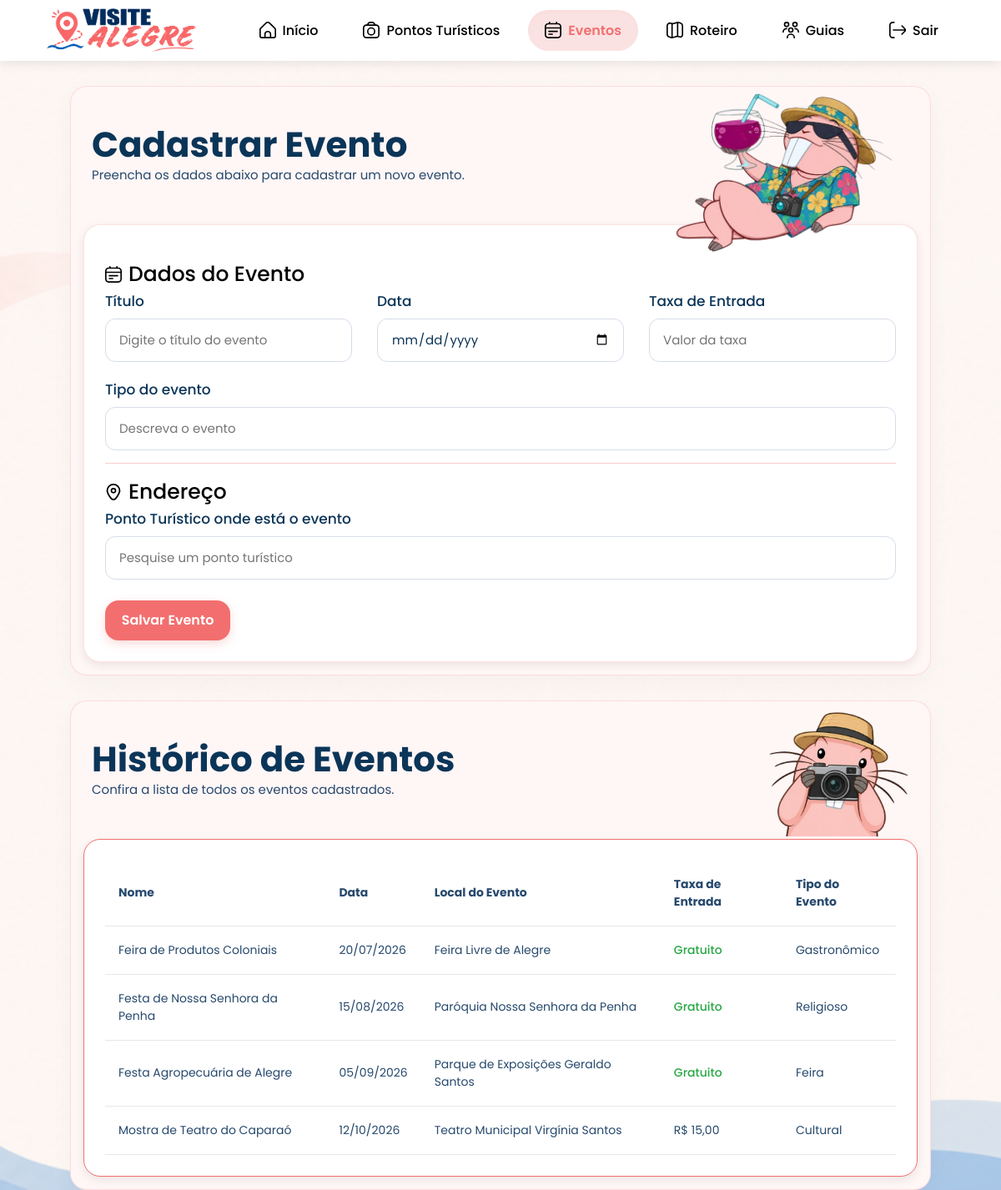
Screenshot of /sistema/eventos.php with the database file from the repository.
### tables this page shows
CREATE TABLE Evento
(
  idEvento INTEGER AUTO_INCREMENT NOT NULL,
  idPontoTuristico INTEGER NOT NULL,
  dataEvento DATETIME NOT NULL,
  taxaEntrada DECIMAL(5,2) DEFAULT 0 NOT NULL,
  tipoEvento VARCHAR(45) NOT NULL,
  titulo VARCHAR(200) NOT NULL,
  CONSTRAINT pkEvento PRIMARY KEY (idEvento),
  CONSTRAINT fkEventoPontoTuristico FOREIGN KEY (idPontoTuristico) REFERENCES PontoTuristico (idPontoTuristico)
);

CREATE TABLE PontoTuristico
(
  idPontoTuristico INTEGER AUTO_INCREMENT NOT NULL,
  idEndereco INTEGER NOT NULL,
  nome VARCHAR(200) NOT NULL,
  descricao VARCHAR(200),
  taxaEntrada DECIMAL(5,2) DEFAULT 0 NOT NULL,
  telefone VARCHAR(11),
  site VARCHAR(200),
  horarioFuncionamentoInicio TIME NOT NULL,
  horarioFuncionamentoFim TIME NOT NULL,
  CONSTRAINT pkPontoTuristico PRIMARY KEY (idPontoTuristico),
  CONSTRAINT fkPontoTuristicoEndereco FOREIGN KEY (idEndereco) REFERENCES Endereco (idEndereco)
);

### sistema/eventos.php (the view, shortened to what this page needs)
<?php include_once 'conexao.php'; ?>
<!DOCTYPE html>
<html lang="pt-BR">
<head>
    <link rel="stylesheet" href="style.css">
</head>
<body>
    <header>
        <div class="title"><a href="inicio.php"><img src="img/VisiteAlegreLogo.png" alt=""></a></div>
        <menu>
            <nav>
                <a href="inicio.php"><img src="img/inicio.svg" alt=""><span>Início</span></a>
                <a href="pontos.php"><img src="img/pontos.svg" alt=""><span>Pontos Turísticos</span></a>
                <a href="eventos.php" class="ativo"><img src="img/eventos.svg" alt=""><span>Eventos</span></a>
                <a href="roteiro.php"><img src="img/roteiro.svg" alt=""><span>Roteiro</span></a>
                <a href="guias.php"><img src="img/guias.svg" alt=""><span>Guias</span></a>
                <a href="login.php"><img src="img/sair.svg" alt=""><span>Sair</span></a>
            </nav>
        </menu>
    </header>
    <main>
        <div class="painel-guia">
            <div class="cabecalho-guia">
                <div class="bemvindo-texto">
                    <h2>Cadastrar Evento</h2>
                    <p>Preencha os dados abaixo para cadastrar um novo evento.</p>
                </div>
                <div class="guia-imagem-evento">
                    <img src="img/RatopeiraEvento.png" alt="">
                </div>
            </div>
            <form method="POST">
                <div class="cadastro">
                    <div class="titulo">
                        <img src="img/eventos.svg" alt="">
                        <h2>Dados do Evento</h2>
                    </div>
                    <div class="dados-guias">
                        <div class="cima">
                            <div class="dado-guia">
                                <label for="nome">Título</label>
                                <input type="text" id="titulo" name="titulo" placeholder="Digite o título do evento">
                            </div>
                            <div class="dado-guia">
                                <label for="date">Data</label>
                                <input type="date" id="date" name="date">
                            </div>
                            <div class="dado-guia">
                                <label for="number">Taxa de Entrada</label>
                                <input type="number" id="number" name="number" placeholder="Valor da taxa">
                            </div>
                        </div>
                        <div class="baixo">
                            <div class="dado-guia">
                                <div class="dado-guia">
                                    <label for="nome">Tipo do evento</label>
                                    <input type="text" id="tipoEvento" name="tipoEvento" placeholder="Descreva o evento">
                                </div>
                            </div>
                        </div>
                    </div>
                    <div class="titulo linha">
                        <img src="img/local.svg" alt="">
                        <h2>Endereço</h2>
                    </div>
                    <div class="dados-endereco">
                        <div class="cima">
                            <div class="dado-guia">
                                <label for="ponto-turistico">
                                    Ponto Turístico onde está o evento
                                </label>
                                <input
                                    list="pontos-turisticos"
                                    id="ponto-turistico"
                                    name="ponto-turistico"
                                    placeholder="Pesquise um ponto turístico"
                                >
                            </div>
                        </div>
                    </div>
                    <button type="submit" class="salvar">
                        <p>Salvar Evento</p>
                    </button>
                </div>
            </form>
        </div>
        <div class="painel-guia" id="historico">
            <div class="cabecalho-guia">
                <div class="bemvindo-texto">
                    <h2>Histórico de Eventos</h2>
                    <p>Confira a lista de todos os eventos cadastrados.</p>
                </div>
                <div class="guia-imagem">
                    <img src="img/ratopeiraCamera.png" alt="">
                </div>
            </div>
            <div class="lista">
                <div class="tabela">
                    <table>
                        <tr>
                            <td><b>Nome</b></td>
                            <td><b>Data</b></td>
                            <td><b>Local do Evento</b></td>
                            <td><b>Taxa de Entrada</b></td>
                            <td><b>Tipo do Evento</b></td>
                        </tr>
                        <?php
                        try {
                            $sqlEventos = "
                                SELECT
                                    e.titulo AS nome_evento,
                                    DATE_FORMAT(e.dataEvento, '%d/%m/%Y') AS dataEvento,
                                    pt.nome AS localEvento,
                                    e.taxaEntrada AS taxaEntrada,
                                    e.tipoEvento AS tipoEvento
                                FROM Evento e
                                INNER JOIN PontoTuristico pt ON pt.idPontoTuristico = e.idPontoTuristico
                                ORDER BY e.dataEvento ASC
                            ";
                            $stmtEventos = $pdo->prepare($sqlEventos);
                            $stmtEventos->execute();
                            $eventos = $stmtEventos->fetchAll(PDO::FETCH_ASSOC);
                            if (!empty($eventos)):
                                foreach ($eventos as $evento):
                        ?>
                                    <tr>
                                        <td><?= htmlspecialchars($evento['nome_evento']) ?></td>
                                        <td><?= htmlspecialchars($evento['dataEvento']) ?></td>
                                        <td><?= htmlspecialchars($evento['localEvento']) ?></td>
                                        <td>
                                                <?php
                                                if ($evento['taxaEntrada'] > 0) {
                                                    echo 'R$ ' . number_format($evento['taxaEntrada'], 2, ',', '.');
                                                } else {
                                                    echo '<span style="color: #28a745; font-weight: 500;">Gratuito</span>';
                                                }
                                                ?>
                                            </td>
                                        <td><?= htmlspecialchars($evento['tipoEvento']) ?></td>
                                    </tr>
                        <?php
                                endforeach;
                            endif;
                        } catch (PDOException $e) {
                            echo "<tr><td colspan='5' style='color: red; text-align: center;'>Erro ao carregar eventos: " . htmlspecialchars($e->getMessage()) . "</td></tr>";
                        }
                        ?>
                    </table>
                </div>
            </div>
        </div>
    </main>
</body>
</html>

### sistema/style.css (style rules this page uses)
body { margin: 0; padding: 0; background-image: url(img/VisiteAlegreBG.png); background-size: cover; background-repeat: no-repeat; background-attachment: fixed; background-position: center; font-family: 'Poppins', sans-serif; }
header { display: flex; align-items: center; justify-content: space-between; padding: 10px 40px; background-color: white; box-shadow: 0 4px 12px rgba(0, 0, 0, 0.08); }
.title img { display: flex; width: 180px; margin-left: 15px; }
menu { margin: 0; padding: 0; }
nav { display: flex; align-items: center; gap: 14px; margin-right: 15px; }
nav a { display: flex; align-items: center; gap: 8px; padding: 12px 20px; border-radius: 999px; text-decoration: none; color: inherit; font-weight: 500; position: relative; overflow: hidden; transition: all 0.4s cubic-bezier(0.16, 1, 0.3, 1); z-index: 1; }
nav a img { width: 20px; height: 20px; object-fit: contain; transition: all 0.5s cubic-bezier(0.34, 1.56, 0.64, 1); }
.ativo { background-color: #FBE2E2; color: #F36F6F; font-weight: 600; box-shadow: inset 0 2px 4px rgba(243, 111, 111, 0.06); }
.bemvindo-texto h2, .login-texto h2 { margin: 6px 0 12px; color: #0B3558; font-size: 42px; font-weight: 700; line-height: 1.15; }
.bemvindo-texto p, .login-texto p { max-width: 650px; color: #27496D; font-size: 15px; font-weight: 400; line-height: 1.6; padding-bottom: 15px; }
.bemvindo-texto p { margin: 0; }
.cadastro { background-color: white; border: 1px solid rgba(243, 111, 111, 0.2); border-radius: 20px; box-shadow: 0 4px 12px rgba(0, 0, 0, 0.08); padding: 25px; min-width: 200px; }
.cadastro h2 { margin: 0; font-size: 25px; font-weight: 500; }
.titulo { display: flex; align-items: center; align-content: center; margin: 15px 0 0 0; }
.titulo img { width: 20px; height: 20px; margin-right: 8px; object-fit: contain; transition: transform 0.25s ease; }
.linha { border-top: 1px solid rgba(243, 111, 111, 0.35); padding-top: 15px; }
.dados-guias, .dados-endereco { display: flex; flex-direction: column; gap: 20px; }
.cima, .baixo { display: flex; gap: 30px; margin: 0; }
.dado-guia { display: flex; flex-direction: column; gap: 8px; flex: 1; }
.dado-guia label { color: #0B3558; font-size: 17px; font-weight: 500; }
.dado-guia input, .dado-guia select { width: 100%; height: 52px; padding: 0 16px; border: 1px solid #D6DDE8; border-radius: 12px; outline: none; color: #0B3558; font-family: 'Poppins', sans-serif; font-size: 15px; box-sizing: border-box; transition: all 0.25s ease; }
.dado-guia input { background-color: white; }
.lista { background-color: white; border: 1px solid #F36F6F; border-radius: 20px; box-shadow: 0 4px 12px rgba(0, 0, 0, 0.08); padding: 25px; min-width: 200px; }
.painel-guia { justify-content: center; align-items: center; background-color: #fff6f6; border: 1px solid rgba(243, 111, 111, 0.2); border-radius: 20px; box-shadow: 0 10px 30px rgba(0, 0, 0, 0.03); margin: auto; margin-top: 30px; padding: 15px; width: 1000px; }
.cabecalho-guia { display: flex; justify-content: space-between; align-items: center; margin: 0; padding: 0; height: 150px; width: 1000px; }
.cabecalho-guia h2 { margin: 0 0 0 10px; }
.cabecalho-guia p { margin: 0 0 0 10px; }
.guia-imagem { height: auto; }
.guia-imagem img { padding: 0; margin: 0; width: 200px; }
.guia-imagem-evento img { padding: 0; margin-top: 30px; width: 300px; }
.salvar { display: flex; justify-content: center; align-items: center; width: 150px; height: 48px; background-color: #F36F6F; border-radius: 16px; box-shadow: 0 4px 12px rgba(243, 111, 111, 0.25); cursor: pointer; transition: all 0.25s ease; border: 1px solid rgba(243, 111, 111, 0.25); margin: 25px 10px 0 0; }
.salvar p { margin: 0; color: white; font-size: 16px; font-weight: 600; font-family: 'Poppins', sans-serif; }
table { width: 100%; border-collapse: collapse; font-family: 'Poppins', sans-serif; }
tbody td { color: #27496D; font-size: 14px; font-weight: 400; padding: 18px 16px; border-bottom: 1px solid #E5E7EB; }
tbody tr { transition: all 0.25s ease; }

### rows the page displays
evento: titulo "Feira de Produtos Coloniais", dataEvento "20/07/2026", idPontoTuristico.nome "Feira Livre de Alegre", taxaEntrada "Gratuito", tipoEvento "Gastronômico"
evento: titulo "Festa de Nossa Senhora da Penha", dataEvento "15/08/2026", idPontoTuristico.nome "Paróquia Nossa Senhora da Penha", taxaEntrada "Gratuito", tipoEvento "Religioso"
evento: titulo "Festa Agropecuária de Alegre", dataEvento "05/09/2026", idPontoTuristico.nome "Parque de Exposições Geraldo Santos", taxaEntrada "Gratuito", tipoEvento "Feira"
evento: titulo "Mostra de Teatro do Caparaó", dataEvento "12/10/2026", idPontoTuristico.nome "Teatro Municipal Virgínia Santos", taxaEntrada "15,00", tipoEvento "Cultural"
